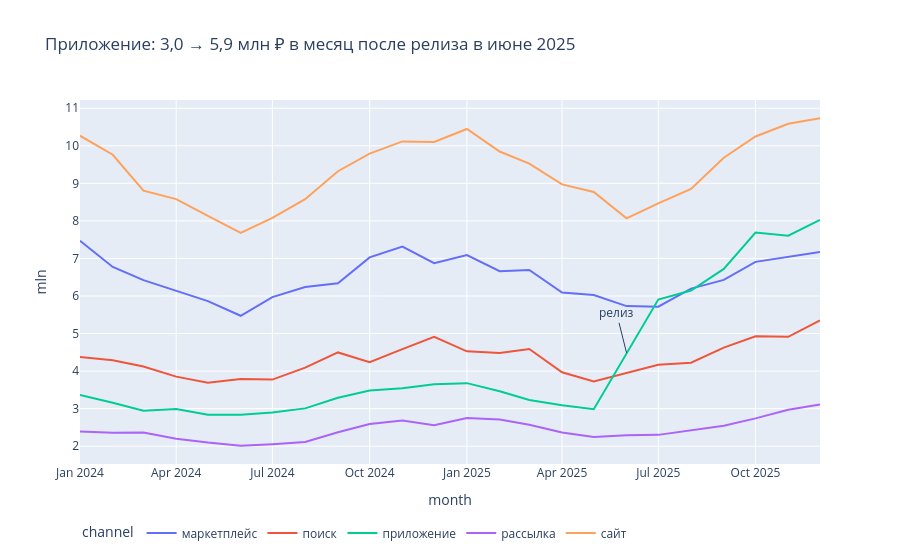

Write notebook code for a chart like this one.
### Markdown cell above
График для телефона: легенда снизу, панель инструментов скрыта, протяжка по графику не рисует рамку.

### Code cell
fig.show(config={"displayModeBar": False})

### Figure 1 — Plotly figure (JSON) as saved in the notebook; plotly's stock layout.template omitted (floating-point values rounded to 4 significant figures)
{"data": [{"hovertemplate": "channel=маркетплейс<br>month=%{x}<br>mln=%{y}<extra></extra>", "legendgroup": "маркетплейс", "line": {"color": "#636efa", "dash": "solid"}, "marker": {"symbol": "circle"}, "mode": "lines", "name": "маркетплейс", "orientation": "v", "showlegend": true, "type": "scatter", "x": ["2024-01", "2024-02", "2024-03", "2024-04", "2024-05", "2024-06", "2024-07", "2024-08", "2024-09", "2024-10", "2024-11", "2024-12", "2025-01", "2025-02", "2025-03", "2025-04", "2025-05", "2025-06", "2025-07", "2025-08", "2025-09", "2025-10", "2025-11", "2025-12"], "xaxis": "x", "y": [7.471, 6.774, 6.421, 6.142, 5.863, 5.473, 5.97, 6.237, 6.341, 7.028, 7.318, 6.872, 7.088, 6.659, 6.693, 6.094, 6.025, 5.731, 5.715, 6.197, 6.428, 6.909, 7.034, 7.169], "yaxis": "y"}, {"hovertemplate": "channel=поиск<br>month=%{x}<br>mln=%{y}<extra></extra>", "legendgroup": "поиск", "line": {"color": "#EF553B", "dash": "solid"}, "marker": {"symbol": "circle"}, "mode": "lines", "name": "поиск", "orientation": "v", "showlegend": true, "type": "scatter", "x": ["2024-01", "2024-02", "2024-03", "2024-04", "2024-05", "2024-06", "2024-07", "2024-08", "2024-09", "2024-10", "2024-11", "2024-12", "2025-01", "2025-02", "2025-03", "2025-04", "2025-05", "2025-06", "2025-07", "2025-08", "2025-09", "2025-10", "2025-11", "2025-12"], "xaxis": "x", "y": [4.374, 4.286, 4.12, 3.852, 3.687, 3.792, 3.773, 4.09, 4.497, 4.236, 4.583, 4.912, 4.526, 4.481, 4.59, 3.969, 3.721, 3.955, 4.169, 4.223, 4.624, 4.929, 4.913, 5.348], "yaxis": "y"}, {"hovertemplate": "channel=приложение<br>month=%{x}<br>mln=%{y}<extra></extra>", "legendgroup": "приложение", "line": {"color": "#00cc96", "dash": "solid"}, "marker": {"symbol": "circle"}, "mode": "lines", "name": "приложение", "orientation": "v", "showlegend": true, "type": "scatter", "x": ["2024-01", "2024-02", "2024-03", "2024-04", "2024-05", "2024-06", "2024-07", "2024-08", "2024-09", "2024-10", "2024-11", "2024-12", "2025-01", "2025-02", "2025-03", "2025-04", "2025-05", "2025-06", "2025-07", "2025-08", "2025-09", "2025-10", "2025-11", "2025-12"], "xaxis": "x", "y": [3.363, 3.159, 2.943, 2.987, 2.838, 2.834, 2.897, 3.007, 3.29, 3.482, 3.542, 3.646, 3.679, 3.462, 3.229, 3.089, 2.983, 4.486, 5.906, 6.144, 6.721, 7.689, 7.604, 8.026], "yaxis": "y"}, {"hovertemplate": "channel=рассылка<br>month=%{x}<br>mln=%{y}<extra></extra>", "legendgroup": "рассылка", "line": {"color": "#ab63fa", "dash": "solid"}, "marker": {"symbol": "circle"}, "mode": "lines", "name": "рассылка", "orientation": "v", "showlegend": true, "type": "scatter", "x": ["2024-01", "2024-02", "2024-03", "2024-04", "2024-05", "2024-06", "2024-07", "2024-08", "2024-09", "2024-10", "2024-11", "2024-12", "2025-01", "2025-02", "2025-03", "2025-04", "2025-05", "2025-06", "2025-07", "2025-08", "2025-09", "2025-10", "2025-11", "2025-12"], "xaxis": "x", "y": [2.393, 2.358, 2.365, 2.2, 2.096, 2.01, 2.054, 2.11, 2.37, 2.593, 2.682, 2.558, 2.75, 2.713, 2.57, 2.366, 2.245, 2.292, 2.301, 2.429, 2.544, 2.74, 2.968, 3.109], "yaxis": "y"}, {"hovertemplate": "channel=сайт<br>month=%{x}<br>mln=%{y}<extra></extra>", "legendgroup": "сайт", "line": {"color": "#FFA15A", "dash": "solid"}, "marker": {"symbol": "circle"}, "mode": "lines", "name": "сайт", "orientation": "v", "showlegend": true, "type": "scatter", "x": ["2024-01", "2024-02", "2024-03", "2024-04", "2024-05", "2024-06", "2024-07", "2024-08", "2024-09", "2024-10", "2024-11", "2024-12", "2025-01", "2025-02", "2025-03", "2025-04", "2025-05", "2025-06", "2025-07", "2025-08", "2025-09", "2025-10", "2025-11", "2025-12"], "xaxis": "x", "y": [10.27, 9.762, 8.804, 8.581, 8.136, 7.679, 8.081, 8.578, 9.323, 9.793, 10.12, 10.1, 10.45, 9.848, 9.527, 8.971, 8.772, 8.069, 8.466, 8.851, 9.681, 10.25, 10.59, 10.73], "yaxis": "y"}], "layout": {"annotations": [{"ay": -40, "text": "релиз", "x": "2025-06", "y": 4.486}], "dragmode": false, "legend": {"orientation": "h", "title": {"text": "channel"}, "tracegroupgap": 0, "y": -0.15}, "separators": ", ", "title": {"text": "Приложение: 3,0 → 5,9 млн ₽ в месяц после релиза в июне 2025"}, "xaxis": {"anchor": "y", "domain": [0.0, 1.0], "title": {"text": "month"}}, "yaxis": {"anchor": "x", "domain": [0.0, 1.0], "title": {"text": "mln"}}}}
